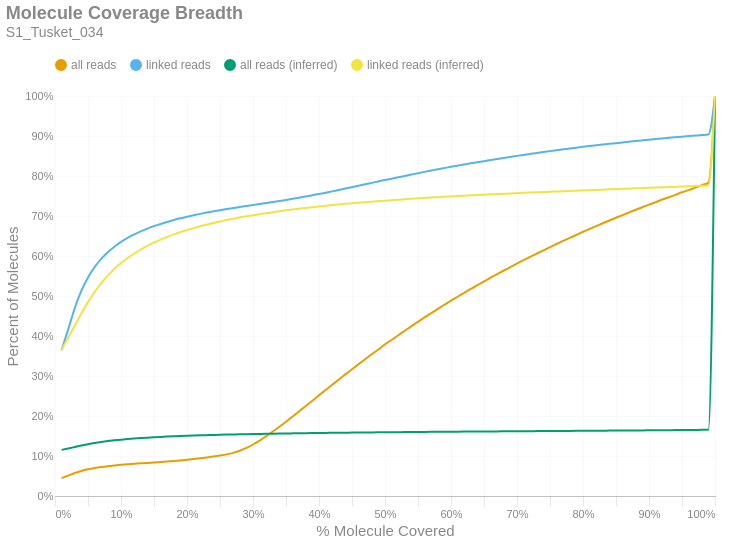

Here is the notebook cell this chart was saved with:
### Markdown cell above
### Molecule Read Coverage
This chart shows molecule coverage breadth as computed by the number of bases aligned to that molecule. In other words, "*how much of each unique long molecule is actually sequenced/aligned?*" Keep in mind there is a distinction between sequences and alignments, since some sequences belonging to a particular molecule may not align well and wouldn't appear in the alignment data. This chart also shows molecule coverage breadth as computed by the *inferred fragment* from which the aligned sequences originate. Unlike read coverage, this calculation takes into account the total insert size, including unsequenced gaps between the forward and reverse reads. Like the previous figures, these are cumulative percents.

### Code cell
if SKIPLR:
    print_html(f"Skipped")
else:
    binned_df = consolidated_hist(valids['coverage_bp'], mask, 0.01, True)
    binned_df_inf = consolidated_hist(valids['coverage_inserts'], mask, 0.01, True)
    binned_df = binned_df.with_columns(pl.lit(binned_df_inf['all reads (cumsum)']).alias('all reads (inferred)'))
    binned_df = binned_df.with_columns(pl.lit(binned_df_inf['linked reads (cumsum)']).alias('linked reads (inferred)'))
    binned_df = binned_df.with_columns(
        (pl.col('bin').cast(pl.Float64) + 0.01).alias('right_edge')
    )

    with SafeRender(binned_df):
        (
            density_plot(binned_df, 'Molecule Coverage Breadth', samplename, 'molcov', ['all reads (inferred)','linked reads (inferred)'])
            .encode(
                #x=alt.X('bin:Q', title="% Molecule Covered").axis(format = '%').scale(padding=0),
                x=alt.X('right_edge:Q', title="% Molecule Covered").axis(format='%').scale(padding=0),
                y=alt.Y('value:Q', title='Percent of Molecules')
                    .axis(format='%')
                    .stack(False)
                    .scale(domainMin=0, padding=0),
                color=alt.Color("key:N").scale(domain = ["all reads", "linked reads", "all reads (inferred)", "linked reads (inferred)"]),
                tooltip = [
                    alt.Tooltip("key:N", title = "Data Type"),
                    alt.Tooltip("range_label:N", title="% Molecule Covered"),
                    alt.Tooltip("value:Q", format = ".2%", title="% Molecules")
                ]
            )
        ).display()

### Figure 1 — Vega-Lite specification as saved in the notebook (floating-point values rounded to 4 significant figures)
{"width": "container", "height": 400, "config": {"title": {"anchor": "start", "dy": -15, "fontSize": 18, "color": "#888888", "subtitleColor": "#888888", "subtitleFontSize": 14}, "arc": {"fill": "#0072B2"}, "axis": {"domainColor": "#888888", "domainWidth": 0.5, "gridWidth": 0.2, "grid": false, "titleFontWeight": 400, "titleFontSize": 15, "labelFontSize": 11, "labelColor": "#888888", "tickColor": "#888888", "tickWidth": 0.2, "titleColor": "#888888"}, "axisBand": {"grid": false}, "axisX": {"grid": true, "tickSize": 10, "domainCap": "round"}, "axisY": {"domain": false, "grid": true, "tickSize": 0, "domainCap": "round"}, "background": "transparent", "header": {"labelFontSize": 15, "labelColor": "#888888", "titleFontSize": 15, "titleFontWeight": 600, "titleColor": "#888888"}, "legend": {"labelFont": "sans-serif", "labelFontSize": 12, "labelColor": "#888888", "symbolSize": 100, "symbolType": "circle", "titleFontSize": 12, "titlePadding": 10, "titleColor": "#888888", "title": null, "orient": "top"}, "range": {"category": ["#E69F00", "#56B4E9", "#009E73", "#F0E442", "#0072B2", "#D55E00", "#CC79A7", "#000000"], "diverging": ["#cfe8f3", "#a2d4ec", "#73bfe2", "#46abdb", "#1696d2", "#12719e"]}, "area": {"fill": "#0072B2", "fillOpacity": 0.7, "line": true, "strokeOpacity": 0.7}, "line": {"color": "#0072B2", "stroke": "#0072B2", "strokeWidth": 2}, "trail": {"color": "#0072B2", "stroke": "#0072B2", "strokeWidth": 0, "size": 1}, "point": {"filled": true, "fillOpacity": 1.0, "size": 95}, "text": {"color": "#888888", "fontSize": 11, "align": "right", "fontWeight": 400, "size": 11}, "bar": {"fill": "#0072B2", "stroke": null}, "view": {"stroke": null, "continuousWidth": 660, "continuousHeight": 400}}, "data": {"name": "data-e8078629dc8506eecc37315f1a17f591"}, "mark": {"type": "line", "interpolate": "monotone", "point": {"opacity": 0, "size": 275}}, "encoding": {"color": {"field": "key", "scale": {"domain": ["all reads", "linked reads", "all reads (inferred)", "linked reads (inferred)"]}, "type": "nominal"}, "tooltip": [{"field": "key", "title": "Data Type", "type": "nominal"}, {"field": "range_label", "title": "% Molecule Covered", "type": "nominal"}, {"field": "value", "format": ".2%", "title": "% Molecules", "type": "quantitative"}], "x": {"axis": {"format": "%"}, "field": "right_edge", "scale": {"padding": 0}, "title": "% Molecule Covered", "type": "quantitative"}, "y": {"axis": {"format": "%"}, "field": "value", "scale": {"domainMin": 0, "padding": 0}, "stack": false, "title": "Percent of Molecules", "type": "quantitative"}}, "params": [{"name": "param_c36ac31b6afebe62", "select": {"type": "point", "fields": ["key"]}, "bind": "legend"}], "title": {"text": "Molecule Coverage Breadth", "subtitle": "S1_Tusket_034"}, "transform": [{"fold": ["all reads (cumsum)", "linked reads (cumsum)", "all reads (inferred)", "linked reads (inferred)"]}, {"calculate": "replace(datum.key, ' (cumsum)', '')", "as": "key"}, {"filter": {"param": "param_c36ac31b6afebe62"}}], "usermeta": {"embedOptions": {"downloadFileName": "S1_Tusket_034.molcov"}}, "$schema": "https://vega.github.io/schema/vega-lite/v6.1.0.json", "datasets": {"data-e8078629dc8506eecc37315f1a17f591": [{"bin": "0.0", "interval": "0.0-0.01", "all reads": 0.04456, "linked reads": 0.3646, "all reads (cumsum)": 0.04456, "linked reads (cumsum)": 0.3646, "range_label": "0.0-0.01", "all reads (inferred)": 0.1153, "linked reads (inferred)": 0.3662, "right_edge": 0.01}, {"bin": "0.01", "interval": "0.01-0.02", "all reads": 0.006339, "linked reads": 0.05187, "all reads (cumsum)": 0.0509, "linked reads (cumsum)": 0.4165, "range_label": "0.01-0.02", "all reads (inferred)": 0.1188, "linked reads (inferred)": 0.3955, "right_edge": 0.02}, {"bin": "0.02", "interval": "0.02-0.03", "all reads": 0.006446, "linked reads": 0.05353, "all reads (cumsum)": 0.05735, "linked reads (cumsum)": 0.47, "range_label": "0.02-0.03", "all reads (inferred)": 0.1225, "linked reads (inferred)": 0.4257, "right_edge": 0.03}, {"bin": "0.03", "interval": "0.03-0.04", "all reads": 0.005279, "linked reads": 0.04314, "all reads (cumsum)": 0.06262, "linked reads (cumsum)": 0.5132, "range_label": "0.03-0.04", "all reads (inferred)": 0.1261, "linked reads (inferred)": 0.4563, "right_edge": 0.04}, {"bin": "0.04", "interval": "0.04-0.05", "all reads": 0.004053, "linked reads": 0.03321, "all reads (cumsum)": 0.06668, "linked reads (cumsum)": 0.5464, "range_label": "0.04-0.05", "all reads (inferred)": 0.1295, "linked reads (inferred)": 0.4847, "right_edge": 0.05}, {"bin": "0.05", "interval": "0.05-0.06", "all reads": 0.003178, "linked reads": 0.02569, "all reads (cumsum)": 0.06986, "linked reads (cumsum)": 0.5721, "range_label": "0.05-0.06", "all reads (inferred)": 0.1324, "linked reads (inferred)": 0.5099, "right_edge": 0.06}, {"bin": "0.06", "interval": "0.06-0.07", "all reads": 0.002564, "linked reads": 0.02059, "all reads (cumsum)": 0.07242, "linked reads (cumsum)": 0.5927, "range_label": "0.06-0.07", "all reads (inferred)": 0.135, "linked reads (inferred)": 0.5319, "right_edge": 0.07}, {"bin": "0.07", "interval": "0.07-0.08", "all reads": 0.002092, "linked reads": 0.01671, "all reads (cumsum)": 0.07451, "linked reads (cumsum)": 0.6094, "range_label": "0.07-0.08", "all reads (inferred)": 0.1372, "linked reads (inferred)": 0.551, "right_edge": 0.08}, {"bin": "0.08", "interval": "0.08-0.09", "all reads": 0.001781, "linked reads": 0.01392, "all reads (cumsum)": 0.07629, "linked reads (cumsum)": 0.6233, "range_label": "0.08-0.09", "all reads (inferred)": 0.1392, "linked reads (inferred)": 0.5677, "right_edge": 0.09}, {"bin": "0.09", "interval": "0.09-0.1", "all reads": 0.001571, "linked reads": 0.01184, "all reads (cumsum)": 0.07786, "linked reads (cumsum)": 0.6351, "range_label": "0.09-0.1", "all reads (inferred)": 0.1409, "linked reads (inferred)": 0.5823, "right_edge": 0.1}, {"bin": "0.1", "interval": "0.1-0.11", "all reads": 0.001386, "linked reads": 0.0101, "all reads (cumsum)": 0.07925, "linked reads (cumsum)": 0.6453, "range_label": "0.1-0.11", "all reads (inferred)": 0.1424, "linked reads (inferred)": 0.5949, "right_edge": 0.11}, {"bin": "0.11", "interval": "0.11-0.12", "all reads": 0.001254, "linked reads": 0.008695, "all reads (cumsum)": 0.0805, "linked reads (cumsum)": 0.6539, "range_label": "0.11-0.12", "all reads (inferred)": 0.1437, "linked reads (inferred)": 0.6063, "right_edge": 0.12}, {"bin": "0.12", "interval": "0.12-0.13", "all reads": 0.001139, "linked reads": 0.007576, "all reads (cumsum)": 0.08164, "linked reads (cumsum)": 0.6615, "range_label": "0.12-0.13", "all reads (inferred)": 0.1449, "linked reads (inferred)": 0.6163, "right_edge": 0.13}, {"bin": "0.13", "interval": "0.13-0.14", "all reads": 0.001095, "linked reads": 0.006957, "all reads (cumsum)": 0.08274, "linked reads (cumsum)": 0.6685, "range_label": "0.13-0.14", "all reads (inferred)": 0.1459, "linked reads (inferred)": 0.6253, "right_edge": 0.14}, {"bin": "0.14", "interval": "0.14-0.15", "all reads": 0.001059, "linked reads": 0.006074, "all reads (cumsum)": 0.0838, "linked reads (cumsum)": 0.6746, "range_label": "0.14-0.15", "all reads (inferred)": 0.1469, "linked reads (inferred)": 0.6335, "right_edge": 0.15}, {"bin": "0.15", "interval": "0.15-0.16", "all reads": 0.001102, "linked reads": 0.005541, "all reads (cumsum)": 0.0849, "linked reads (cumsum)": 0.6801, "range_label": "0.15-0.16", "all reads (inferred)": 0.1477, "linked reads (inferred)": 0.6409, "right_edge": 0.16}, {"bin": "0.16", "interval": "0.16-0.17", "all reads": 0.001209, "linked reads": 0.005083, "all reads (cumsum)": 0.08611, "linked reads (cumsum)": 0.6852, "range_label": "0.16-0.17", "all reads (inferred)": 0.1485, "linked reads (inferred)": 0.6478, "right_edge": 0.17}, {"bin": "0.17", "interval": "0.17-0.18", "all reads": 0.00137, "linked reads": 0.004708, "all reads (cumsum)": 0.08748, "linked reads (cumsum)": 0.6899, "range_label": "0.17-0.18", "all reads (inferred)": 0.1493, "linked reads (inferred)": 0.6541, "right_edge": 0.18}, {"bin": "0.18", "interval": "0.18-0.19", "all reads": 0.001499, "linked reads": 0.004294, "all reads (cumsum)": 0.08898, "linked reads (cumsum)": 0.6942, "range_label": "0.18-0.19", "all reads (inferred)": 0.1499, "linked reads (inferred)": 0.6597, "right_edge": 0.19}, {"bin": "0.19", "interval": "0.19-0.2", "all reads": 0.001657, "linked reads": 0.003932, "all reads (cumsum)": 0.09063, "linked reads (cumsum)": 0.6981, "range_label": "0.19-0.2", "all reads (inferred)": 0.1505, "linked reads (inferred)": 0.6649, "right_edge": 0.2}, {"bin": "0.2", "interval": "0.2-0.21", "all reads": 0.001759, "linked reads": 0.003727, "all reads (cumsum)": 0.09239, "linked reads (cumsum)": 0.7018, "range_label": "0.2-0.21", "all reads (inferred)": 0.1511, "linked reads (inferred)": 0.6698, "right_edge": 0.21}, {"bin": "0.21", "interval": "0.21-0.22", "all reads": 0.00192, "linked reads": 0.003438, "all reads (cumsum)": 0.09431, "linked reads (cumsum)": 0.7053, "range_label": "0.21-0.22", "all reads (inferred)": 0.1516, "linked reads (inferred)": 0.6743, "right_edge": 0.22}, {"bin": "0.22", "interval": "0.22-0.23", "all reads": 0.002086, "linked reads": 0.003251, "all reads (cumsum)": 0.0964, "linked reads (cumsum)": 0.7085, "range_label": "0.22-0.23", "all reads (inferred)": 0.1521, "linked reads (inferred)": 0.6785, "right_edge": 0.23}, {"bin": "0.23", "interval": "0.23-0.24", "all reads": 0.002268, "linked reads": 0.003029, "all reads (cumsum)": 0.09867, "linked reads (cumsum)": 0.7116, "range_label": "0.23-0.24", "all reads (inferred)": 0.1526, "linked reads (inferred)": 0.6825, "right_edge": 0.24}, {"bin": "0.24", "interval": "0.24-0.25", "all reads": 0.00255, "linked reads": 0.002948, "all reads (cumsum)": 0.1012, "linked reads (cumsum)": 0.7145, "range_label": "0.24-0.25", "all reads (inferred)": 0.1531, "linked reads (inferred)": 0.6863, "right_edge": 0.25}, {"bin": "0.25", "interval": "0.25-0.26", "all reads": 0.00283, "linked reads": 0.002768, "all reads (cumsum)": 0.104, "linked reads (cumsum)": 0.7173, "range_label": "0.25-0.26", "all reads (inferred)": 0.1535, "linked reads (inferred)": 0.6898, "right_edge": 0.26}, {"bin": "0.26", "interval": "0.26-0.27", "all reads": 0.003693, "linked reads": 0.002612, "all reads (cumsum)": 0.1077, "linked reads (cumsum)": 0.7199, "range_label": "0.26-0.27", "all reads (inferred)": 0.1538, "linked reads (inferred)": 0.693, "right_edge": 0.27}, {"bin": "0.27", "interval": "0.27-0.28", "all reads": 0.005236, "linked reads": 0.002633, "all reads (cumsum)": 0.113, "linked reads (cumsum)": 0.7225, "range_label": "0.27-0.28", "all reads (inferred)": 0.1542, "linked reads (inferred)": 0.6961, "right_edge": 0.28}, {"bin": "0.28", "interval": "0.28-0.29", "all reads": 0.007123, "linked reads": 0.002506, "all reads (cumsum)": 0.1201, "linked reads (cumsum)": 0.725, "range_label": "0.28-0.29", "all reads (inferred)": 0.1546, "linked reads (inferred)": 0.6991, "right_edge": 0.29}, {"bin": "0.29", "interval": "0.29-0.3", "all reads": 0.008654, "linked reads": 0.002492, "all reads (cumsum)": 0.1288, "linked reads (cumsum)": 0.7275, "range_label": "0.29-0.3", "all reads (inferred)": 0.1549, "linked reads (inferred)": 0.702, "right_edge": 0.3}, {"bin": "0.3", "interval": "0.3-0.31", "all reads": 0.009803, "linked reads": 0.002387, "all reads (cumsum)": 0.1386, "linked reads (cumsum)": 0.7299, "range_label": "0.3-0.31", "all reads (inferred)": 0.1552, "linked reads (inferred)": 0.7046, "right_edge": 0.31}, {"bin": "0.31", "interval": "0.31-0.32", "all reads": 0.01087, "linked reads": 0.002482, "all reads (cumsum)": 0.1494, "linked reads (cumsum)": 0.7324, "range_label": "0.31-0.32", "all reads (inferred)": 0.1555, "linked reads (inferred)": 0.7071, "right_edge": 0.32}, {"bin": "0.32", "interval": "0.32-0.33", "all reads": 0.0117, "linked reads": 0.002503, "all reads (cumsum)": 0.1611, "linked reads (cumsum)": 0.7349, "range_label": "0.32-0.33", "all reads (inferred)": 0.1558, "linked reads (inferred)": 0.7096, "right_edge": 0.33}, {"bin": "0.33", "interval": "0.33-0.34", "all reads": 0.01211, "linked reads": 0.002548, "all reads (cumsum)": 0.1732, "linked reads (cumsum)": 0.7374, "range_label": "0.33-0.34", "all reads (inferred)": 0.1561, "linked reads (inferred)": 0.7119, "right_edge": 0.34}, {"bin": "0.34", "interval": "0.34-0.35", "all reads": 0.01252, "linked reads": 0.002643, "all reads (cumsum)": 0.1858, "linked reads (cumsum)": 0.7401, "range_label": "0.34-0.35", "all reads (inferred)": 0.1564, "linked reads (inferred)": 0.7142, "right_edge": 0.35}, {"bin": "0.35", "interval": "0.35-0.36", "all reads": 0.01295, "linked reads": 0.002879, "all reads (cumsum)": 0.1987, "linked reads (cumsum)": 0.743, "range_label": "0.35-0.36", "all reads (inferred)": 0.1566, "linked reads (inferred)": 0.7163, "right_edge": 0.36}, {"bin": "0.36", "interval": "0.36-0.37", "all reads": 0.0132, "linked reads": 0.002858, "all reads (cumsum)": 0.2119, "linked reads (cumsum)": 0.7458, "range_label": "0.36-0.37", "all reads (inferred)": 0.1569, "linked reads (inferred)": 0.7183, "right_edge": 0.37}, {"bin": "0.37", "interval": "0.37-0.38", "all reads": 0.01317, "linked reads": 0.002834, "all reads (cumsum)": 0.2251, "linked reads (cumsum)": 0.7486, "range_label": "0.37-0.38", "all reads (inferred)": 0.1571, "linked reads (inferred)": 0.7203, "right_edge": 0.38}, {"bin": "0.38", "interval": "0.38-0.39", "all reads": 0.01323, "linked reads": 0.003246, "all reads (cumsum)": 0.2383, "linked reads (cumsum)": 0.7519, "range_label": "0.38-0.39", "all reads (inferred)": 0.1573, "linked reads (inferred)": 0.7222, "right_edge": 0.39}, {"bin": "0.39", "interval": "0.39-0.4", "all reads": 0.01353, "linked reads": 0.003235, "all reads (cumsum)": 0.2518, "linked reads (cumsum)": 0.7551, "range_label": "0.39-0.4", "all reads (inferred)": 0.1575, "linked reads (inferred)": 0.7239, "right_edge": 0.4}, {"bin": "0.4", "interval": "0.4-0.41", "all reads": 0.01302, "linked reads": 0.003116, "all reads (cumsum)": 0.2649, "linked reads (cumsum)": 0.7582, "range_label": "0.4-0.41", "all reads (inferred)": 0.1577, "linked reads (inferred)": 0.7257, "right_edge": 0.41}, {"bin": "0.41", "interval": "0.41-0.42", "all reads": 0.01314, "linked reads": 0.003364, "all reads (cumsum)": 0.278, "linked reads (cumsum)": 0.7616, "range_label": "0.41-0.42", "all reads (inferred)": 0.158, "linked reads (inferred)": 0.7274, "right_edge": 0.42}, {"bin": "0.42", "interval": "0.42-0.43", "all reads": 0.01317, "linked reads": 0.003386, "all reads (cumsum)": 0.2912, "linked reads (cumsum)": 0.765, "range_label": "0.42-0.43", "all reads (inferred)": 0.1581, "linked reads (inferred)": 0.7289, "right_edge": 0.43}, {"bin": "0.43", "interval": "0.43-0.44", "all reads": 0.0129, "linked reads": 0.003641, "all reads (cumsum)": 0.3041, "linked reads (cumsum)": 0.7686, "range_label": "0.43-0.44", "all reads (inferred)": 0.1583, "linked reads (inferred)": 0.7304, "right_edge": 0.44}, {"bin": "0.44", "interval": "0.44-0.45", "all reads": 0.01294, "linked reads": 0.003433, "all reads (cumsum)": 0.317, "linked reads (cumsum)": 0.7721, "range_label": "0.44-0.45", "all reads (inferred)": 0.1585, "linked reads (inferred)": 0.7319, "right_edge": 0.45}, {"bin": "0.45", "interval": "0.45-0.46", "all reads": 0.01263, "linked reads": 0.003609, "all reads (cumsum)": 0.3296, "linked reads (cumsum)": 0.7757, "range_label": "0.45-0.46", "all reads (inferred)": 0.1587, "linked reads (inferred)": 0.7333, "right_edge": 0.46}, {"bin": "0.46", "interval": "0.46-0.47", "all reads": 0.01242, "linked reads": 0.003575, "all reads (cumsum)": 0.3421, "linked reads (cumsum)": 0.7792, "range_label": "0.46-0.47", "all reads (inferred)": 0.1589, "linked reads (inferred)": 0.7346, "right_edge": 0.47}, {"bin": "0.47", "interval": "0.47-0.48", "all reads": 0.01244, "linked reads": 0.003544, "all reads (cumsum)": 0.3545, "linked reads (cumsum)": 0.7828, "range_label": "0.47-0.48", "all reads (inferred)": 0.159, "linked reads (inferred)": 0.7359, "right_edge": 0.48}, {"bin": "0.48", "interval": "0.48-0.49", "all reads": 0.01174, "linked reads": 0.003537, "all reads (cumsum)": 0.3662, "linked reads (cumsum)": 0.7863, "range_label": "0.48-0.49", "all reads (inferred)": 0.1592, "linked reads (inferred)": 0.7371, "right_edge": 0.49}, {"bin": "0.49", "interval": "0.49-0.5", "all reads": 0.01285, "linked reads": 0.003682, "all reads (cumsum)": 0.3791, "linked reads (cumsum)": 0.79, "range_label": "0.49-0.5", "all reads (inferred)": 0.1593, "linked reads (inferred)": 0.7384, "right_edge": 0.5}, {"bin": "0.5", "interval": "0.5-0.51", "all reads": 0.01086, "linked reads": 0.003249, "all reads (cumsum)": 0.39, "linked reads (cumsum)": 0.7933, "range_label": "0.5-0.51", "all reads (inferred)": 0.1595, "linked reads (inferred)": 0.7395, "right_edge": 0.51}, {"bin": "0.51", "interval": "0.51-0.52", "all reads": 0.0119, "linked reads": 0.003438, "all reads (cumsum)": 0.4019, "linked reads (cumsum)": 0.7967, "range_label": "0.51-0.52", "all reads (inferred)": 0.1596, "linked reads (inferred)": 0.7408, "right_edge": 0.52}, {"bin": "0.52", "interval": "0.52-0.53", "all reads": 0.01128, "linked reads": 0.003512, "all reads (cumsum)": 0.4131, "linked reads (cumsum)": 0.8002, "range_label": "0.52-0.53", "all reads (inferred)": 0.1598, "linked reads (inferred)": 0.7419, "right_edge": 0.53}, {"bin": "0.53", "interval": "0.53-0.54", "all reads": 0.01135, "linked reads": 0.003395, "all reads (cumsum)": 0.4245, "linked reads (cumsum)": 0.8036, "range_label": "0.53-0.54", "all reads (inferred)": 0.1599, "linked reads (inferred)": 0.743, "right_edge": 0.54}, {"bin": "0.54", "interval": "0.54-0.55", "all reads": 0.0109, "linked reads": 0.003391, "all reads (cumsum)": 0.4354, "linked reads (cumsum)": 0.807, "range_label": "0.54-0.55", "all reads (inferred)": 0.1601, "linked reads (inferred)": 0.7441, "right_edge": 0.55}, {"bin": "0.55", "interval": "0.55-0.56", "all reads": 0.01108, "linked reads": 0.003331, "all reads (cumsum)": 0.4465, "linked reads (cumsum)": 0.8103, "range_label": "0.55-0.56", "all reads (inferred)": 0.1602, "linked reads (inferred)": 0.7451, "right_edge": 0.56}, {"bin": "0.56", "interval": "0.56-0.57", "all reads": 0.01075, "linked reads": 0.003253, "all reads (cumsum)": 0.4572, "linked reads (cumsum)": 0.8136, "range_label": "0.56-0.57", "all reads (inferred)": 0.1603, "linked reads (inferred)": 0.7461, "right_edge": 0.57}, {"bin": "0.57", "interval": "0.57-0.58", "all reads": 0.01044, "linked reads": 0.003206, "all reads (cumsum)": 0.4677, "linked reads (cumsum)": 0.8168, "range_label": "0.57-0.58", "all reads (inferred)": 0.1605, "linked reads (inferred)": 0.7471, "right_edge": 0.58}, {"bin": "0.58", "interval": "0.58-0.59", "all reads": 0.01039, "linked reads": 0.003076, "all reads (cumsum)": 0.4781, "linked reads (cumsum)": 0.8199, "range_label": "0.58-0.59", "all reads (inferred)": 0.1606, "linked reads (inferred)": 0.7481, "right_edge": 0.59}, {"bin": "0.59", "interval": "0.59-0.6", "all reads": 0.01033, "linked reads": 0.003085, "all reads (cumsum)": 0.4884, "linked reads (cumsum)": 0.8229, "range_label": "0.59-0.6", "all reads (inferred)": 0.1607, "linked reads (inferred)": 0.749, "right_edge": 0.6}, {"bin": "0.6", "interval": "0.6-0.61", "all reads": 0.009723, "linked reads": 0.002936, "all reads (cumsum)": 0.4981, "linked reads (cumsum)": 0.8259, "range_label": "0.6-0.61", "all reads (inferred)": 0.1608, "linked reads (inferred)": 0.7499, "right_edge": 0.61}, {"bin": "0.61", "interval": "0.61-0.62", "all reads": 0.00994, "linked reads": 0.002918, "all reads (cumsum)": 0.508, "linked reads (cumsum)": 0.8288, "range_label": "0.61-0.62", "all reads (inferred)": 0.161, "linked reads (inferred)": 0.7508, "right_edge": 0.62}, {"bin": "0.62", "interval": "0.62-0.63", "all reads": 0.009588, "linked reads": 0.002832, "all reads (cumsum)": 0.5176, "linked reads (cumsum)": 0.8316, "range_label": "0.62-0.63", "all reads (inferred)": 0.1611, "linked reads (inferred)": 0.7517, "right_edge": 0.63}, {"bin": "0.63", "interval": "0.63-0.64", "all reads": 0.009533, "linked reads": 0.002707, "all reads (cumsum)": 0.5272, "linked reads (cumsum)": 0.8343, "range_label": "0.63-0.64", "all reads (inferred)": 0.1612, "linked reads (inferred)": 0.7525, "right_edge": 0.64}, {"bin": "0.64", "interval": "0.64-0.65", "all reads": 0.009279, "linked reads": 0.002806, "all reads (cumsum)": 0.5364, "linked reads (cumsum)": 0.8371, "range_label": "0.64-0.65", "all reads (inferred)": 0.1613, "linked reads (inferred)": 0.7533, "right_edge": 0.65}, {"bin": "0.65", "interval": "0.65-0.66", "all reads": 0.009544, "linked reads": 0.002818, "all reads (cumsum)": 0.546, "linked reads (cumsum)": 0.84, "range_label": "0.65-0.66", "all reads (inferred)": 0.1614, "linked reads (inferred)": 0.7541, "right_edge": 0.66}, {"bin": "0.66", "interval": "0.66-0.67", "all reads": 0.008845, "linked reads": 0.002534, "all reads (cumsum)": 0.5548, "linked reads (cumsum)": 0.8425, "range_label": "0.66-0.67", "all reads (inferred)": 0.1615, "linked reads (inferred)": 0.7548, "right_edge": 0.67}, {"bin": "0.67", "interval": "0.67-0.68", "all reads": 0.008921, "linked reads": 0.002683, "all reads (cumsum)": 0.5638, "linked reads (cumsum)": 0.8452, "range_label": "0.67-0.68", "all reads (inferred)": 0.1617, "linked reads (inferred)": 0.7556, "right_edge": 0.68}, {"bin": "0.68", "interval": "0.68-0.69", "all reads": 0.008624, "linked reads": 0.002562, "all reads (cumsum)": 0.5724, "linked reads (cumsum)": 0.8477, "range_label": "0.68-0.69", "all reads (inferred)": 0.1618, "linked reads (inferred)": 0.7564, "right_edge": 0.69}, {"bin": "0.69", "interval": "0.69-0.7", "all reads": 0.00874, "linked reads": 0.00256, "all reads (cumsum)": 0.5811, "linked reads (cumsum)": 0.8503, "range_label": "0.69-0.7", "all reads (inferred)": 0.1619, "linked reads (inferred)": 0.7571, "right_edge": 0.7}, {"bin": "0.7", "interval": "0.7-0.71", "all reads": 0.008375, "linked reads": 0.002458, "all reads (cumsum)": 0.5895, "linked reads (cumsum)": 0.8528, "range_label": "0.7-0.71", "all reads (inferred)": 0.162, "linked reads (inferred)": 0.7578, "right_edge": 0.71}, {"bin": "0.71", "interval": "0.71-0.72", "all reads": 0.008288, "linked reads": 0.00247, "all reads (cumsum)": 0.5978, "linked reads (cumsum)": 0.8552, "range_label": "0.71-0.72", "all reads (inferred)": 0.1621, "linked reads (inferred)": 0.7585, "right_edge": 0.72}, {"bin": "0.72", "interval": "0.72-0.73", "all reads": 0.008311, "linked reads": 0.002425, "all reads (cumsum)": 0.6061, "linked reads (cumsum)": 0.8577, "range_label": "0.72-0.73", "all reads (inferred)": 0.1622, "linked reads (inferred)": 0.7592, "right_edge": 0.73}, {"bin": "0.73", "interval": "0.73-0.74", "all reads": 0.007945, "linked reads": 0.002307, "all reads (cumsum)": 0.614, "linked reads (cumsum)": 0.86, "range_label": "0.73-0.74", "all reads (inferred)": 0.1623, "linked reads (inferred)": 0.7599, "right_edge": 0.74}, {"bin": "0.74", "interval": "0.74-0.75", "all reads": 0.008395, "linked reads": 0.002245, "all reads (cumsum)": 0.6224, "linked reads (cumsum)": 0.8622, "range_label": "0.74-0.75", "all reads (inferred)": 0.1624, "linked reads (inferred)": 0.7606, "right_edge": 0.75}, {"bin": "0.75", "interval": "0.75-0.76", "all reads": 0.007624, "linked reads": 0.002278, "all reads (cumsum)": 0.6301, "linked reads (cumsum)": 0.8645, "range_label": "0.75-0.76", "all reads (inferred)": 0.1625, "linked reads (inferred)": 0.7613, "right_edge": 0.76}, {"bin": "0.76", "interval": "0.76-0.77", "all reads": 0.00767, "linked reads": 0.002125, "all reads (cumsum)": 0.6377, "linked reads (cumsum)": 0.8666, "range_label": "0.76-0.77", "all reads (inferred)": 0.1626, "linked reads (inferred)": 0.762, "right_edge": 0.77}, {"bin": "0.77", "interval": "0.77-0.78", "all reads": 0.007629, "linked reads": 0.002094, "all reads (cumsum)": 0.6454, "linked reads (cumsum)": 0.8687, "range_label": "0.77-0.78", "all reads (inferred)": 0.1628, "linked reads (inferred)": 0.7626, "right_edge": 0.78}, {"bin": "0.78", "interval": "0.78-0.79", "all reads": 0.007447, "linked reads": 0.002127, "all reads (cumsum)": 0.6528, "linked reads (cumsum)": 0.8708, "range_label": "0.78-0.79", "all reads (inferred)": 0.1629, "linked reads (inferred)": 0.7633, "right_edge": 0.79}, {"bin": "0.79", "interval": "0.79-0.8", "all reads": 0.007746, "linked reads": 0.002175, "all reads (cumsum)": 0.6606, "linked reads (cumsum)": 0.873, "range_label": "0.79-0.8", "all reads (inferred)": 0.163, "linked reads (inferred)": 0.764, "right_edge": 0.8}, {"bin": "0.8", "interval": "0.8-0.81", "all reads": 0.007008, "linked reads": 0.001929, "all reads (cumsum)": 0.6676, "linked reads (cumsum)": 0.8749, "range_label": "0.8-0.81", "all reads (inferred)": 0.1631, "linked reads (inferred)": 0.7646, "right_edge": 0.81}, {"bin": "0.81", "interval": "0.81-0.82", "all reads": 0.007157, "linked reads": 0.001971, "all reads (cumsum)": 0.6747, "linked reads (cumsum)": 0.8769, "range_label": "0.81-0.82", "all reads (inferred)": 0.1632, "linked reads (inferred)": 0.7653, "right_edge": 0.82}, {"bin": "0.82", "interval": "0.82-0.83", "all reads": 0.007093, "linked reads": 0.001794, "all reads (cumsum)": 0.6818, "linked reads (cumsum)": 0.8787, "range_label": "0.82-0.83", "all reads (inferred)": 0.1633, "linked reads (inferred)": 0.7659, "right_edge": 0.83}, {"bin": "0.83", "interval": "0.83-0.84", "all reads": 0.006966, "linked reads": 0.001763, "all reads (cumsum)": 0.6888, "linked reads (cumsum)": 0.8805, "range_label": "0.83-0.84", "all reads (inferred)": 0.1635, "linked reads (inferred)": 0.7666, "right_edge": 0.84}, {"bin": "0.84", "interval": "0.84-0.85", "all reads": 0.006781, "linked reads": 0.001704, "all reads (cumsum)": 0.6956, "linked reads (cumsum)": 0.8822, "range_label": "0.84-0.85", "all reads (inferred)": 0.1636, "linked reads (inferred)": 0.7672, "right_edge": 0.85}, {"bin": "0.85", "interval": "0.85-0.86", "all reads": 0.006806, "linked reads": 0.001746, "all reads (cumsum)": 0.7024, "linked reads (cumsum)": 0.8839, "range_label": "0.85-0.86", "all reads (inferred)": 0.1637, "linked reads (inferred)": 0.7679, "right_edge": 0.86}, {"bin": "0.86", "interval": "0.86-0.87", "all reads": 0.006613, "linked reads": 0.00182, "all reads (cumsum)": 0.709, "linked reads (cumsum)": 0.8857, "range_label": "0.86-0.87", "all reads (inferred)": 0.1638, "linked reads (inferred)": 0.7685, "right_edge": 0.87}, {"bin": "0.87", "interval": "0.87-0.88", "all reads": 0.006611, "linked reads": 0.001786, "all reads (cumsum)": 0.7156, "linked reads (cumsum)": 0.8875, "range_label": "0.87-0.88", "all reads (inferred)": 0.1639, "linked reads (inferred)": 0.7691, "right_edge": 0.88}, {"bin": "0.88", "interval": "0.88-0.89", "all reads": 0.006413, "linked reads": 0.001678, "all reads (cumsum)": 0.722, "linked reads (cumsum)": 0.8892, "range_label": "0.88-0.89", "all reads (inferred)": 0.1641, "linked reads (inferred)": 0.7698, "right_edge": 0.89}, {"bin": "0.89", "interval": "0.89-0.9", "all reads": 0.006466, "linked reads": 0.001638, "all reads (cumsum)": 0.7285, "linked reads (cumsum)": 0.8908, "range_label": "0.89-0.9", "all reads (inferred)": 0.1642, "linked reads (inferred)": 0.7705, "right_edge": 0.9}, {"bin": "0.9", "interval": "0.9-0.91", "all reads": 0.005956, "linked reads": 0.001555, "all reads (cumsum)": 0.7344, "linked reads (cumsum)": 0.8924, "range_label": "0.9-0.91", "all reads (inferred)": 0.1643, "linked reads (inferred)": 0.7711, "right_edge": 0.91}, {"bin": "0.91", "interval": "0.91-0.92", "all reads": 0.006677, "linked reads": 0.001576, "all reads (cumsum)": 0.7411, "linked reads (cumsum)": 0.894, "range_label": "0.91-0.92", "all reads (inferred)": 0.1644, "linked reads (inferred)": 0.7717, "right_edge": 0.92}, {"bin": "0.92", "interval": "0.92-0.93", "all reads": 0.005694, "linked reads": 0.001493, "all reads (cumsum)": 0.7468, "linked reads (cumsum)": 0.8955, "range_label": "0.92-0.93", "all reads (inferred)": 0.1646, "linked reads (inferred)": 0.7723, "right_edge": 0.93}, {"bin": "0.93", "interval": "0.93-0.94", "all reads": 0.006113, "linked reads": 0.001448, "all reads (cumsum)": 0.7529, "linked reads (cumsum)": 0.8969, "range_label": "0.93-0.94", "all reads (inferred)": 0.1647, "linked reads (inferred)": 0.7729, "right_edge": 0.94}, {"bin": "0.94", "interval": "0.94-0.95", "all reads": 0.006515, "linked reads": 0.001431, "all reads (cumsum)": 0.7594, "linked reads (cumsum)": 0.8983, "range_label": "0.94-0.95", "all reads (inferred)": 0.1648, "linked reads (inferred)": 0.7735, "right_edge": 0.95}, {"bin": "0.95", "interval": "0.95-0.96", "all reads": 0.00529, "linked reads": 0.001373, "all reads (cumsum)": 0.7647, "linked reads (cumsum)": 0.8997, "range_label": "0.95-0.96", "all reads (inferred)": 0.165, "linked reads (inferred)": 0.7741, "right_edge": 0.96}, {"bin": "0.96", "interval": "0.96-0.97", "all reads": 0.006166, "linked reads": 0.001328, "all reads (cumsum)": 0.7709, "linked reads (cumsum)": 0.901, "range_label": "0.96-0.97", "all reads (inferred)": 0.1651, "linked reads (inferred)": 0.7748, "right_edge": 0.97}, {"bin": "0.97", "interval": "0.97-0.98", "all reads": 0.0062, "linked reads": 0.001328, "all reads (cumsum)": 0.7771, "linked reads (cumsum)": 0.9024, "range_label": "0.97-0.98", "all reads (inferred)": 0.1653, "linked reads (inferred)": 0.7756, "right_edge": 0.98}, {"bin": "0.98", "interval": "0.98-0.99", "all reads": 0.005864, "linked reads": 0.001354, "all reads (cumsum)": 0.7829, "linked reads (cumsum)": 0.9037, "range_label": "0.98-0.99", "all reads (inferred)": 0.1656, "linked reads (inferred)": 0.7765, "right_edge": 0.99}, {"bin": "0.99", "interval": "0.99-1.0", "all reads": 0.2171, "linked reads": 0.09628, "all reads (cumsum)": 1.0, "linked reads (cumsum)": 1.0, "range_label": "0.99-1.0", "all reads (inferred)": 1.0, "linked reads (inferred)": 1.0, "right_edge": 1.0}]}}
